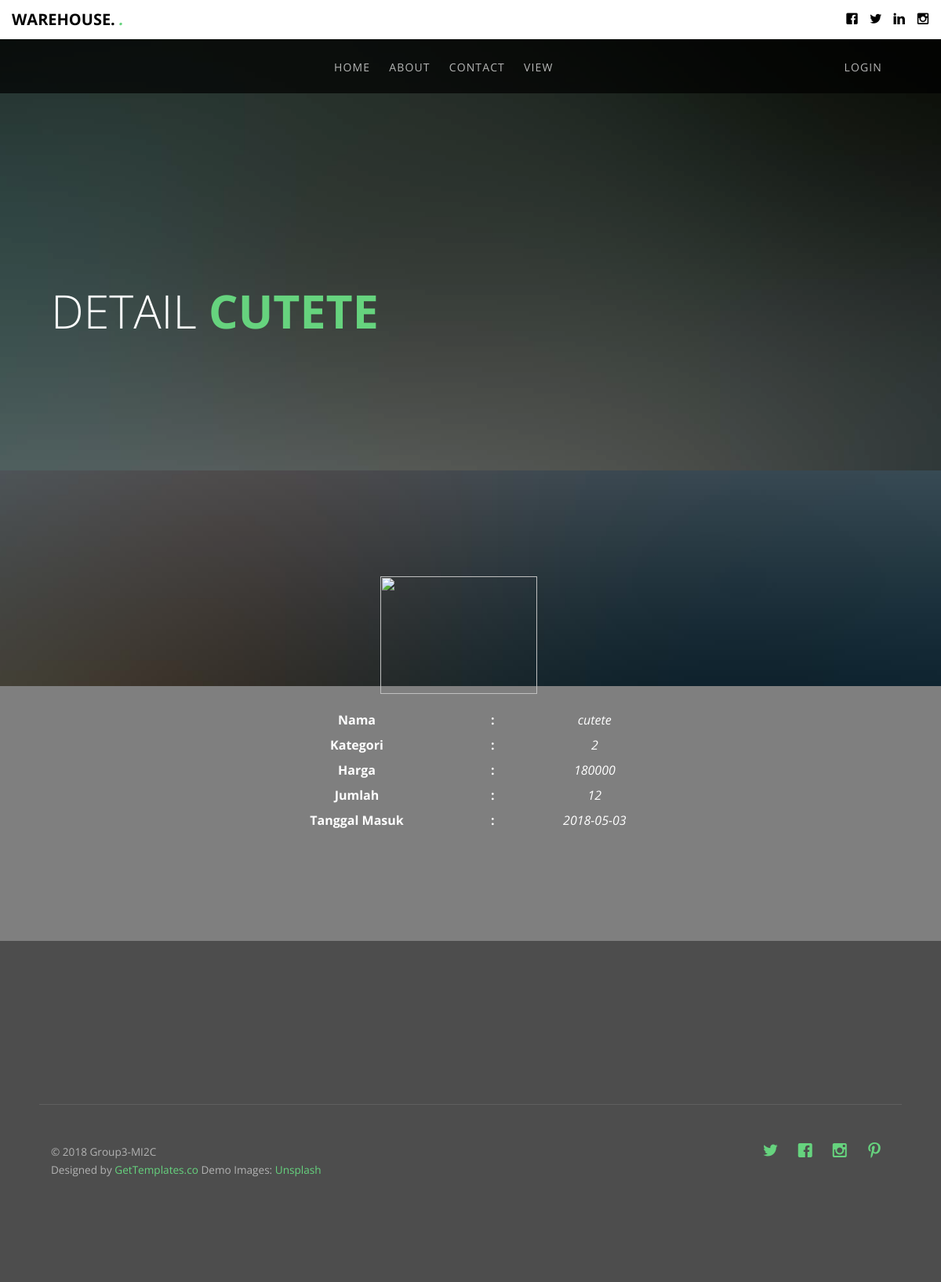
/Welcome/detail_barang/1, run on the app's committed database.
### tables this page shows
CREATE TABLE `barang` (
  `id_barang` int(11) NOT NULL,
  `nama` varchar(25) NOT NULL,
  `id_kategori` int(11) NOT NULL,
  `harga` varchar(25) NOT NULL,
  `jumlah` varchar(10) NOT NULL,
  `id_admin` int(11) NOT NULL,
  `ukuran` varchar(25) NOT NULL,
  `tgl_masuk` date NOT NULL,
  `Gambar` varchar(200) NOT NULL
);

### application/controllers/Welcome.php (called while the page is built, shortened)
<?php
class Welcome extends CI_Controller {
	public function __construct()
	{
		$this->load->helper('url');
        $this->load->helper('form');
        $this->load->helper('text');
		$this->load->model('Gudang_model');
		$this->load->helper(array('url_helper','date','file'));
	}
    public function detail_barang(){
        $id_barang = $this->uri->segment(3);
        $data['Barang_list']=$this->Gudang_model->get_barang_by_id($id_barang);
        $this->load->view('user/detail', $data);
    }
}

### index.php (called while the page is built, shortened)
<?php
require_once BASEPATH.'core/CodeIgniter.php';

### application/models/Gudang_model.php (called while the page is built, shortened)
<?php
class Gudang_model extends CI_Model {
		public function get_barang_by_id($id_barang = 0){
		$query = $this->db->get_where('barang', array('id_barang'=>$id_barang));
		return $query -> row_array();
	}
}
?>

### application/views/user/detail.php (the view, shortened to what this page needs)
	<header id="gtco-header" class="gtco-cover gtco-cover-sm" role="banner" style="background-image: url(http://localhost:8080/ci3-gudang/assets/images/img_bg_3.jpg)" data-stellar-background-ratio="0.5">
		<div class="overlay"></div>
		<div class="gtco-container">
			<div class="row row-mt-15em">
				<div class="col-md-7 mt-text text-left animate-box" data-animate-effect="fadeInUp">
					<h1>Detail <strong><?php echo $Barang_list['nama']  ?></strong></h1>
				</div>
			</div>
		</div>
	</header>
<section id="about">
	<div class="gtco-cover gtco-cover-sm" style="background-image: url(http://localhost:8080/ci3-gudang/assets/images/img_bg_2.jpg)" data-stellar-background-ratio="0.5">
		<div class="overlay"></div>
		<div class="gtco-container text-center">
			<div class="display-t">
				<div class="display-tc">
					<div class="row">
						 <div class="col-lg-12 text-center">
            <p><?php echo "<img src='".base_url()."assets/images/".$Barang_list['Gambar']."' width='200' height='150'>"?></p>
          </div>
<font color="white">
          <div class="col-lg-12">
          	<div class="col-lg-3"></div>
          	<div class="col-lg-3"><label>Nama</label></div>
          	<div class="col-lg-1"><label>:</label></div>
          	<div class="col-lg-2"><i><?php echo $Barang_list['nama'] ?></i></div>
          	<div class="col-lg-3"></div>
          </div>
          <div class="col-lg-12">
          	<div class="col-lg-3"></div>
          	<div class="col-lg-3"><label>Kategori</label></div>
          	<div class="col-lg-1"><label>:</label></div>
          	<div class="col-lg-2"><i><?php echo $Barang_list['id_kategori'] ?></i></div>
          	<div class="col-lg-3"></div>
          </div>
          <div class="col-lg-12">
          	<div class="col-lg-3"></div>
          	<div class="col-lg-3"><label>Harga</label></div>
          	<div class="col-lg-1"><label>:</label></div>
          	<div class="col-lg-2"><i><?php echo $Barang_list['harga'] ?></i></div>
          	<div class="col-lg-3"></div>
          </div>
          <div class="col-lg-12">
          	<div class="col-lg-3"></div>
          	<div class="col-lg-3"><label>Jumlah</label></div>
          	<div class="col-lg-1"><label>:</label></div>
          	<div class="col-lg-2"><i><?php echo $Barang_list['jumlah'] ?></i></div>
          	<div class="col-lg-3"></div>
          </div>
          <div class="col-lg-12">
          	<div class="col-lg-3"></div>
          	<div class="col-lg-3"><label>Tanggal Masuk</label></div>
          	<div class="col-lg-1"><label>:</label></div>
          	<div class="col-lg-2"><i><?php echo $Barang_list['tgl_masuk'] ?></i></div>
          	<div class="col-lg-3"></div>
          </div>
</font>
					</div>
					</div>
					<div class="col-md-3"></div>
				</div>
				</div>
			</div>
</section>

### assets/css/style.css (style rules this page uses)
body { font-family: "Open Sans", Arial, sans-serif; font-weight: 400; font-size: 16px; line-height: 1.7; color: #777; background: #fff; }
p { margin-bottom: 20px; }
h1, h2, h3, h4, h5, h6, figure { color: #000; font-family: "Open Sans", Arial, sans-serif; font-weight: 400; margin: 0 0 20px 0; }
.gtco-container { max-width: 1100px; position: relative; margin: 0 auto; padding-left: 15px; padding-right: 15px; }
#gtco-header { position: absolute; top: 0; background: #4d4d4d; }
#gtco-header .overlay { position: absolute; top: 0; left: 0; right: 0; bottom: 0; background: rgba(0, 0, 0, 0.4); -webkit-transition: 0.5s; -o-transition: 0.5s; transition: 0.5s; }
#gtco-header .mt-text { margin-top: 7em; margin-bottom: 3em; }
#gtco-header h1, #gtco-header h2 { margin: 0; padding: 0; color: white; }
#gtco-header h1 { margin-bottom: 0px; font-size: 59px; line-height: 1.5; font-weight: 300; text-transform: uppercase !important; }
#gtco-header h1 strong { font-weight: 700; color: #66D37E; }
#gtco-header, #gtco-counter, .gtco-bg { background-size: cover; background-position: top center; background-repeat: no-repeat; position: relative; }
.gtco-cover { height: 900px; background-size: cover; background-position: center center; background-repeat: no-repeat; position: relative; float: left; width: 100%; }
.gtco-cover .overlay { z-index: 1; position: absolute; bottom: 0; top: 0; left: 0; right: 0; background: rgba(0, 0, 0, 0.5); }
.gtco-cover > .gtco-container { position: relative; z-index: 10; }
.gtco-cover .display-t, .gtco-cover .display-tc { height: 900px; display: table; width: 100%; }
.gtco-cover.gtco-cover-sm { height: 600px; }
.gtco-cover.gtco-cover-sm .display-t, .gtco-cover.gtco-cover-sm .display-tc { height: 600px; display: table; width: 100%; }
#gtco-header .display-tc, #gtco-counter .display-tc, .gtco-cover .display-tc { display: table-cell !important; vertical-align: middle; }
.row-mt-15em { margin-top: 15em; }
.js .animate-box { opacity: 0; }

### data on the page
barang: nama "CUTETE", nama "cutete", id_kategori "2", harga "180000", jumlah "12", tgl_masuk "2018-05-03"
